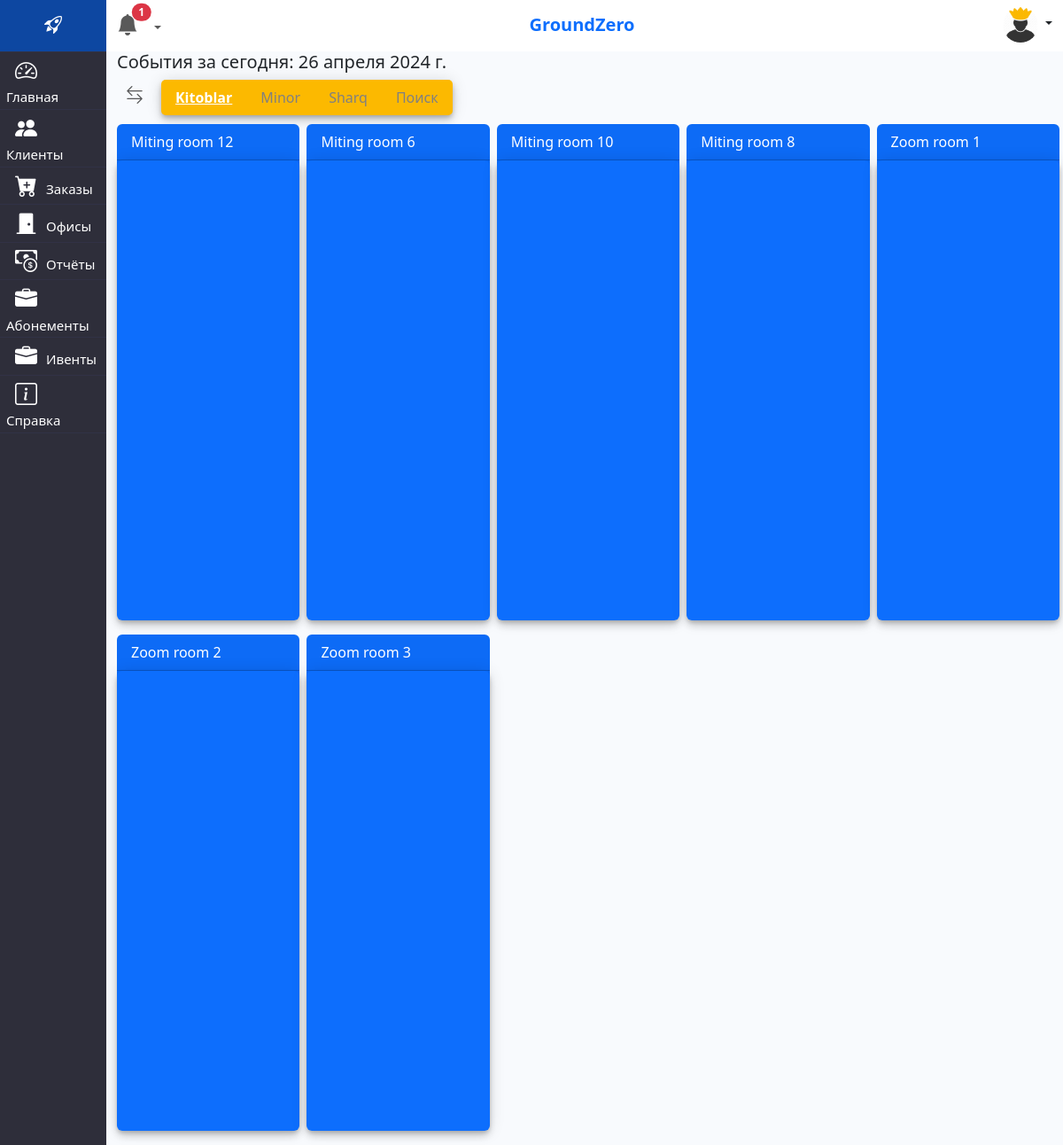
Page /index/ (signed in) on the earlier database version.
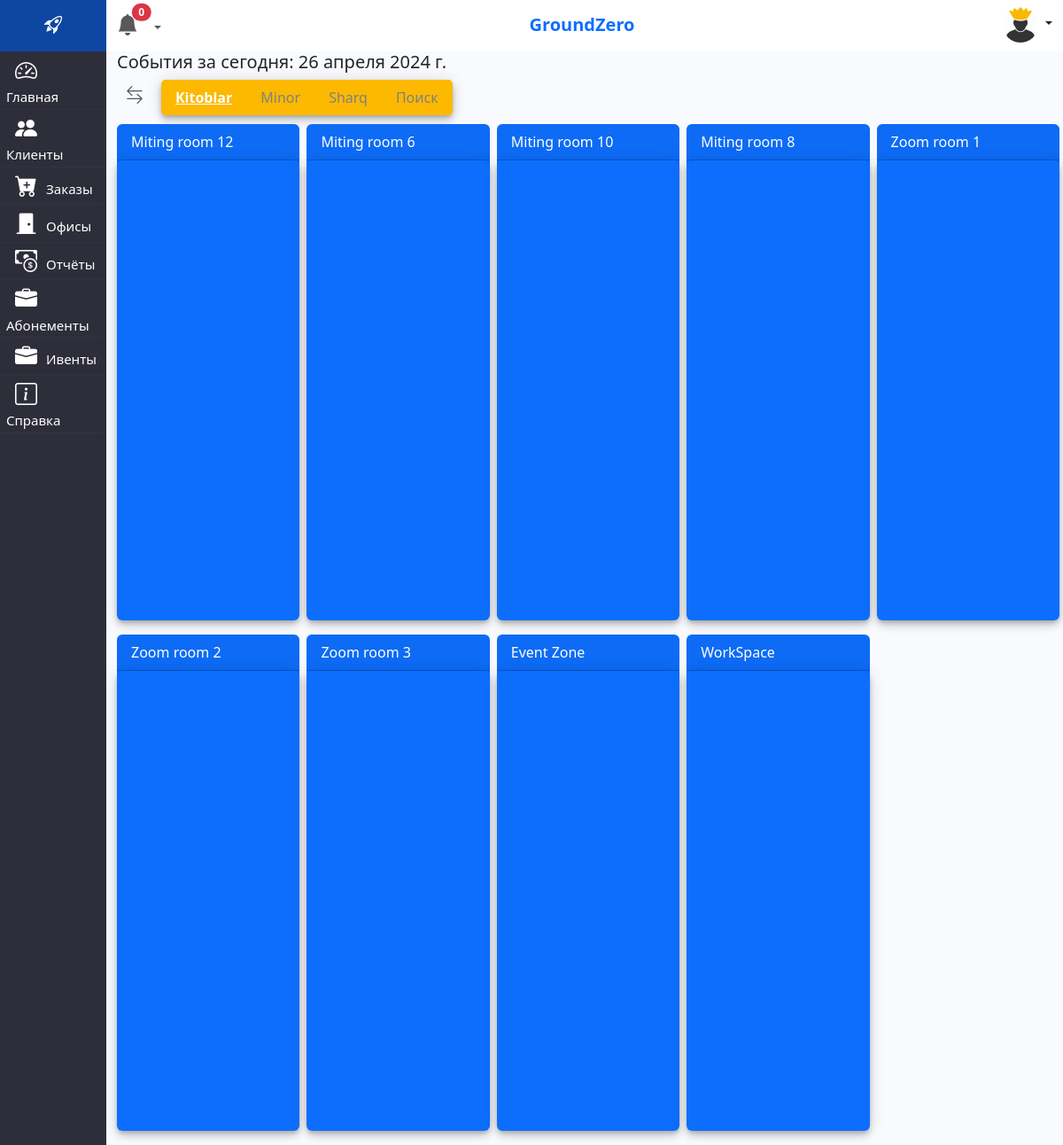
Same page on the later database version.
### crm/models.py (models this page shows, shortened)
class Filial(models.Model):
    objects = None
    title = models.CharField(max_length=50)
    is_active = models.BooleanField(default=True)
    created_at = models.DateTimeField(auto_now_add=True)
    token = models.CharField(max_length=20)
    company = models.ForeignKey(Company, on_delete=models.SET_NULL, verbose_name='Компания', blank=True, null=True)
    images = models.ImageField(upload_to='images/branches/', null=True, blank=True, verbose_name='Фото филиала')
    address = models.CharField(max_length=255, blank=True, null=True, verbose_name="Адрес центра")
    def __str__(self):
        return self.title
    class Meta:
        verbose_name = 'Филиал'
        verbose_name_plural = '2 Филиалы'

class Rooms(models.Model):
    objects = None
    filial = models.ForeignKey(Filial, on_delete=models.CASCADE)
    category = models.ForeignKey(Category, on_delete=models.CASCADE)
    title = models.CharField(max_length=255)
    persons = models.PositiveIntegerField()
    is_working = models.BooleanField(default=False, blank=True, null=True)
    def __str__(self):
        return f"{self.title}"
    class Meta:
        verbose_name = 'Помещения в филиалах'
        verbose_name_plural = '4 Помещении в филиалах'

### crm/views.py (the view)
# urls.py: path('index/', IndexView.as_view(), name='index'),
class IndexView(ListView):
    model = Order
    template_name = 'crm/index.html'
    context_object_name = 'orders'
    def get_group(self):
        user_groups = self.request.user.groups.all()
        return user_groups[0].id
    @method_decorator(login_required(login_url='login'))
    @method_decorator(never_cache)
    def dispatch(self, *args, **kwargs):
        return super().dispatch(*args, **kwargs)
    def get_context_data(self, **kwargs):
        context = super().get_context_data(**kwargs)
        filials = Filial.objects.filter(company=self.get_group())
        rooms = Rooms.objects.filter(is_working=True).exclude(category__title='office')
        orders = Order.objects.filter(order_start__month=datetime.date.today().month,
                                      order_start__day=datetime.date.today().day, payment_status=1).order_by(
            '-order_start')
        tablitsa = []
        for filial in filials:
            filtered = rooms.filter(filial=filial)
            html = "<table class='table table-striped-columns table-hover bg-light'>"
            html += f"<td style='background-color:#fcb900;color:white'>{filial}</td>"
            for room in filtered:
                html += f"<td>{room}</td>"
            for sutka in range(23):
                soat = f'{sutka}:00'
                left_start = datetime.datetime.strptime(soat, '%H:%M').time()
                left_end = (datetime.datetime.combine(datetime.datetime.min, left_start) + datetime.timedelta(
                    hours=1)).time()
                left_soat_start = datetime.datetime.combine(datetime.datetime.now().date(), left_start)
                left_soat_end = datetime.datetime.combine(datetime.datetime.now().date(), left_end)
                html += f"<tr><td style='padding:0'>{left_soat_start.strftime('%H:%M')} - {left_soat_end.strftime('%H:%M')}</td>"
                for room in filtered:
                    ord = orders.values('filial__title', 'product__title', 'product', 'client', 'order_start',
                                        'order_end')
                    is_booked = order_exist(ord, room.id, left_soat_start, left_soat_end)
                    if is_booked:
                        html += f"<td style='padding:0;background-color:#ff0000a6'>{is_booked}</td>"
                    else:
                        html += f"<td style='padding:0;'></td>"
            html += "</table>"
            tablitsa.append(html)
        context['html'] = tablitsa
        context['title'] = 'Главная'
        context['filials'] = filials
        context['CurrentDay'] = datetime.date.today()
        context['rooms'] = rooms
        context['orders'] = orders
        return context

### crm/context_processor.py (called while the page is built)
def deactivete_subscribtion(request):
    eski_abonents = AbonementBuyList.objects.filter(subscription_end__lt=datetime.date.today())
    eski_abonents.update(is_active=False)
    return {
        'eski_abonents': eski_abonents
    }

### crm/views.py (called while the page is built)
def order_exist(orders, product, order_start: datetime, order_end: datetime) -> str:
    order = orders.filter(product=product)
    for i in order:
        orders_start, orders_end = i['order_start'], i['order_end']
        if order_end > orders_start and order_start < orders_end:
            return f"{i['client']}"
    return ''

### crm/templates/crm/index.html (shortened to what this page needs)
{% extends 'base.html' %}
{% load static %}
{% block main %}
<h5>События за сегодня: {{CurrentDay}} </h5>
<div class="d-flex mt-2" style="    flex-direction: column;">
    <div class="d-flex">
        <div id='knopka' onclick="toggleDivs()"
             style="margin-bottom: 10px;margin-right: 10px;width: 40px;height: 40px;    text-align: center;">
            <i style="margin: 0;vertical-align: -webkit-baseline-middle;color: rgb(0 0 0 / 65%);"
               class="bi bi-arrow-left-right"></i>
        </div>
        <ul class="nav nav-tabs"
            style="margin-bottom:10px;box-shadow: 0 3px 5px -1px rgba(0,0,0,.2),0 6px 10px 0 rgba(0,0,0,.14),0 1px 18px 0 rgba(0,0,0,.12)!important;background-color:#fcb900;border-radius:5px;color:white"
            id="myTab" role="tablist">
            {% for f in filials %}
            <li class="nav-item" role="presentation">
                <button class="nav-link {% if f.id == 1 %}active{% endif %}" id="filial{{ f.id }}" data-bs-toggle="tab"
                        data-bs-target="#{{ f }}"
                        type="button" role="tab" aria-controls="profile-tab-pane" aria-selected="false">{{ f }}
                </button>
            </li>
            {% endfor %}
            <li class="nav-item" role="presentation">
                <button class="nav-link" id="profile-tab3" data-bs-toggle="tab" data-bs-target="#profile-tab-pane"
                        type="button" role="tab" aria-controls="profile-tab-pane" aria-selected="false">Поиск
                </button>
            </li>
        </ul>
    </div>
    <div id='div1' class="showDiv">
        <div class="tab-content" style="padding-left: 8px" id="myTabContent">
            {%for f in filials%}
            <div class="tab-pane fade {% if f.id == 1 %}show active{% endif %}" id="{{f.title}}" role="tabpanel"
                 aria-labelledby="home-tab"
                 tabindex="0">
                <div class="row">
                    {% for room in rooms %}
                    {% if room.filial.title == f.title %}
                    <div class="col-xl-2 col-sm-3 px-1" style="width: 20%">
                        <div class="card text-white bg-primary mb-3"
                             style="border:none; max-width: 100%;min-height:35rem;height:auto">
                            <div class="card-header">
                                {{ room }}
                            </div>
                            <div class="card-body"
                                 style="border-radius: inherit;padding: 2px;box-shadow: 0 3px 5px -1px rgba(0,0,0,.2),0 6px 10px 0 rgba(0,0,0,.14),0 1px 18px 0 rgba(0,0,0,.12)!important;">
                            </div>
                        </div>
                    </div>
                    {% endif%}
                    {% endfor%}
                </div>
            </div>
            {%endfor%}
        </div>
    </div>
</div>
{% endblock main %}

Differences in the rows shown:
added Rooms: title "Event Zone", shown under Filial "Kitoblar"
added Rooms: title "WorkSpace", shown under Filial "Kitoblar"
Other differences:
{{ counts }}: "1" → "0"
